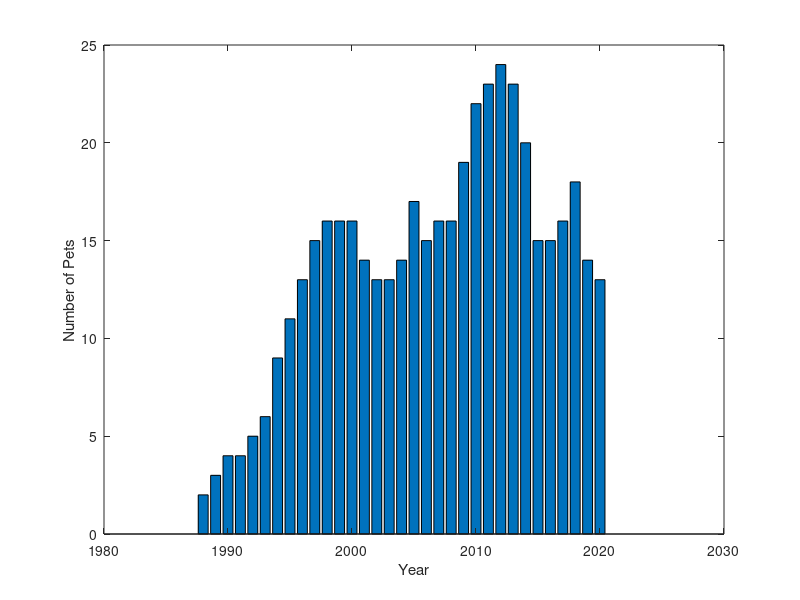

The MATLAB source for this figure: (Note: this script raises an error after producing the figure.)
%% # pets/year
clear; clc;
year=		[1988	1989	1990	1991	1992	1993	1994	1995	1996	1997	1998	1999	2000	2001	2002	2003	2004	2005	2006	2007	2008	2009	2010	2011	2012	2013	2014	2015	2016	2017	2018	2019	2020];
pets=		[2	3	4	4	5	6	9	11	13	15	16	16	16	14	13	13	14	17	15	16	16	19	22	23	24	23	20	15	15	16	18	14	13];

figure(); bar(year, pets); xlabel('Year'); ylabel('Number of Pets');
ax = gca; ax.YGrid = 'on';